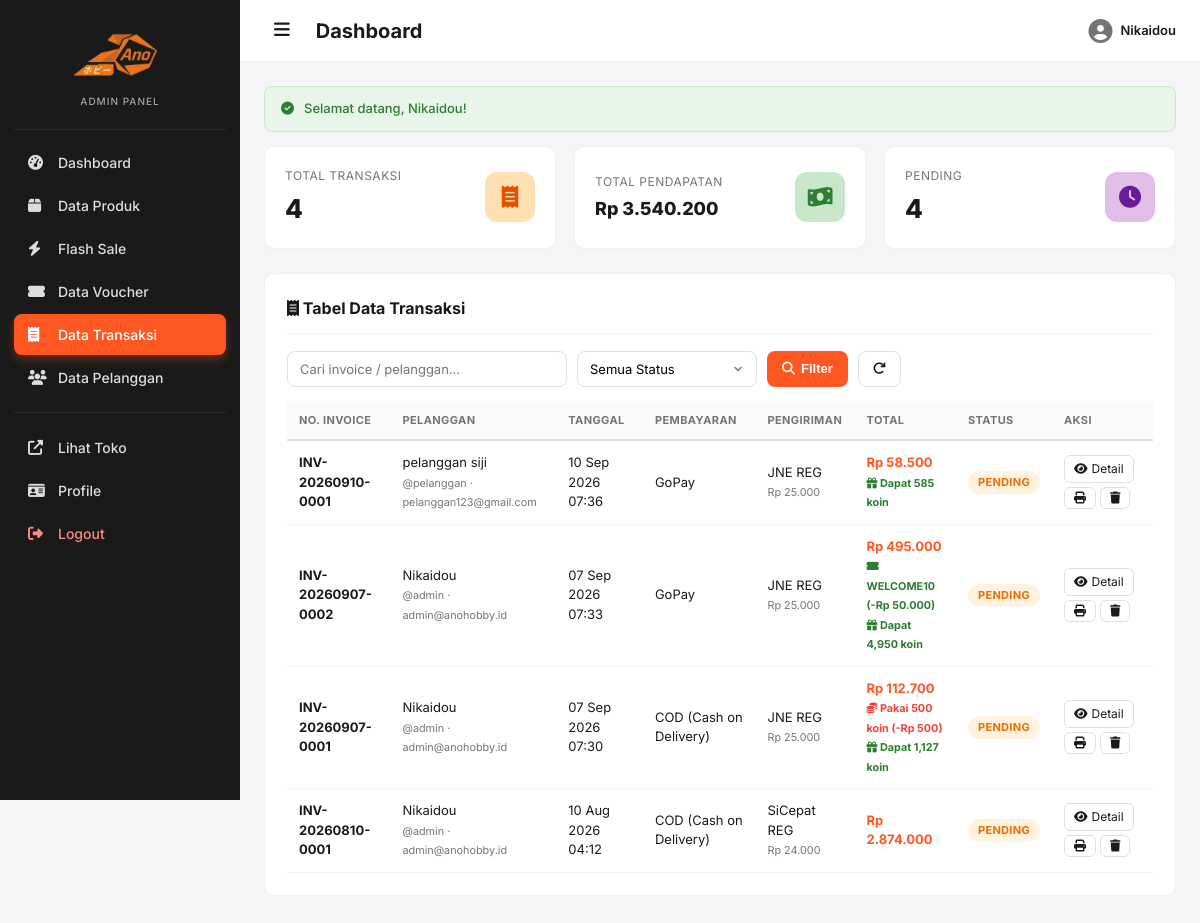
The app's page /admin/transactions.php (signed in) with its own data.
### tables this page shows
CREATE TABLE `transactions` (
  `id` int NOT NULL,
  `user_id` int NOT NULL,
  `invoice_no` varchar(30) NOT NULL,
  `total` decimal(12,2) NOT NULL,
  `shipping_cost` decimal(12,2) DEFAULT '0.00',
  `grand_total` decimal(12,2) NOT NULL,
  `payment_method` varchar(50) DEFAULT NULL,
  `shipping_method` varchar(80) DEFAULT NULL,
  `voucher_id` int DEFAULT NULL,
  `voucher_code` varchar(50) DEFAULT NULL,
  `voucher_discount` decimal(12,2) NOT NULL DEFAULT '0.00',
  `user_voucher_id` int DEFAULT NULL,
  `points_used` int NOT NULL DEFAULT '0',
  `points_discount` decimal(12,2) NOT NULL DEFAULT '0.00',
  `points_earned` int NOT NULL DEFAULT '0',
  `status` enum('pending','paid','shipped','completed','cancelled') DEFAULT 'pending',
  `recipient_name` varchar(100) DEFAULT NULL,
  `recipient_phone` varchar(20) DEFAULT NULL,
  `shipping_address` text,
  `created_at` timestamp NULL DEFAULT CURRENT_TIMESTAMP
);

CREATE TABLE `users` (
  `id` int NOT NULL,
  `username` varchar(50) NOT NULL,
  `email` varchar(100) NOT NULL,
  `password` varchar(255) NOT NULL,
  `full_name` varchar(100) NOT NULL,
  `phone` varchar(20) DEFAULT NULL,
  `address` text,
  `avatar` varchar(255) DEFAULT NULL,
  `role` enum('admin','customer') DEFAULT 'customer',
  `points` int NOT NULL DEFAULT '0',
  `created_at` timestamp NULL DEFAULT CURRENT_TIMESTAMP
);

### includes/functions.php (called while the page is built, shortened)
<?php
function rupiah($angka) {
    return 'Rp ' . number_format((float)$angka, 0, ',', '.');
}
function url($path = '') {
    $scriptDir = str_replace('\\', '/', dirname($_SERVER['SCRIPT_NAME']));
    if (preg_match('#/admin$#', $scriptDir)) {
        $base = dirname($scriptDir);
    } else {
        $base = $scriptDir;
    }
    $base = rtrim($base, '/');
    return $base . '/' . ltrim($path, '/');
}
function e($str) {
    return htmlspecialchars((string)$str, ENT_QUOTES, 'UTF-8');
}

### admin/transactions.php (the view, shortened to what this page needs)
<?php
require_once __DIR__ . '/../includes/functions.php';
require_once __DIR__ . '/../includes/admin_header.php';
$search = trim($_GET['q'] ?? '');
$sql = "SELECT t.*, u.username, u.full_name, u.email
        FROM transactions t JOIN users u ON t.user_id = u.id WHERE 1=1";
$params = [];
$sql .= " ORDER BY t.created_at DESC";
$stmt = $pdo->prepare($sql);
$stmt->execute($params);
$transactions = $stmt->fetchAll();
$total_trx = count($transactions);
$total_revenue = array_sum(array_map(fn($t) => $t['status']!=='cancelled' ? (float)$t['grand_total'] : 0, $transactions));
$pending = count(array_filter($transactions, fn($t) => $t['status']==='pending'));
?>
<div class="stat-grid">
    <div class="stat-card"><div class="stat-info"><div class="stat-label">Total Transaksi</div><div class="stat-value"><?= $total_trx ?></div></div><div class="stat-icon orange"><i class="fas fa-receipt"></i></div></div>
    <div class="stat-card"><div class="stat-info"><div class="stat-label">Total Pendapatan</div><div class="stat-value" style="font-size:18px;"><?= rupiah($total_revenue) ?></div></div><div class="stat-icon green"><i class="fas fa-money-bill-wave"></i></div></div>
    <div class="stat-card"><div class="stat-info"><div class="stat-label">Pending</div><div class="stat-value"><?= $pending ?></div></div><div class="stat-icon purple"><i class="fas fa-clock"></i></div></div>
</div>
<div class="panel">
    <div class="panel-header">
        <h2><i class="fas fa-receipt"></i> Tabel Data Transaksi</h2>
    </div>
    <form method="get" action="" class="filter-bar" style="margin-bottom:14px;display:flex;gap:10px;flex-wrap:wrap;">
        <input type="text" name="q" value="<?= e($search) ?>" placeholder="Cari invoice / pelanggan..." class="form-control" style="max-width:280px;">
        <select name="status" class="form-control" style="max-width:180px;">
            <option value="">Semua Status</option>
        </select>
        <button type="submit" class="btn btn-primary"><i class="fas fa-search"></i> Filter</button>
        <a href="<?= url('admin/transactions.php') ?>" class="btn btn-outline"><i class="fas fa-redo"></i></a>
    </form>
    <?php if (empty($transactions)): ?>
        <div class="empty-state"><i class="fas fa-receipt"></i><h3>Tidak ada transaksi</h3><p>Belum ada transaksi yang sesuai filter.</p></div>
    <?php else: ?>
        <div style="overflow-x:auto;">
            <table class="data-table">
                <thead>
                    <tr>
                        <th>No. Invoice</th>
                        <th>Pelanggan</th>
                        <th>Tanggal</th>
                        <th>Pembayaran</th>
                        <th>Pengiriman</th>
                        <th>Total</th>
                        <th>Status</th>
                        <th>Aksi</th>
                    </tr>
                </thead>
                <tbody>
                    <?php foreach ($transactions as $t): ?>
                        <tr>
                            <td><strong><?= e($t['invoice_no']) ?></strong></td>
                            <td>
                                <?= e($t['full_name']) ?><br>
                                <small class="text-muted">@<?= e($t['username']) ?> &middot; <?= e($t['email']) ?></small>
                            </td>
                            <td><?= date('d M Y H:i', strtotime($t['created_at'])) ?></td>
                            <td><?= e($t['payment_method']) ?></td>
                            <td><?= e($t['shipping_method']) ?><br><small class="text-muted"><?= rupiah($t['shipping_cost']) ?></small></td>
                            <td class="text-primary" style="font-weight:700;">
                                <?= rupiah($t['grand_total']) ?>
                                <?php if (!empty($t['voucher_code'])): ?>
                                    <br><small style="color:#2E7D32;"><i class="fas fa-ticket-alt"></i> <?= e($t['voucher_code']) ?>
                                    <?php if ((float)$t['voucher_discount'] > 0): ?> (-<?= rupiah($t['voucher_discount']) ?>)<?php endif; ?>
                                    </small>
                                <?php endif; ?>
                                <?php if ((int)$t['points_used'] > 0): ?>
                                    <br><small style="color:#F44336;"><i class="fas fa-coins"></i> Pakai <?= number_format((int)$t['points_used']) ?> koin (-<?= rupiah($t['points_discount']) ?>)</small>
                                <?php endif; ?>
                                <?php if ((int)$t['points_earned'] > 0): ?>
                                    <br><small style="color:#2E7D32;"><i class="fas fa-gift"></i> Dapat <?= number_format((int)$t['points_earned']) ?> koin</small>
                                <?php endif; ?>
                            </td>
                            <td><span class="status-badge status-<?= e($t['status']) ?>"><?= e(ucfirst($t['status'])) ?></span></td>
                            <td>
                                <div class="table-actions">
                                    <a href="<?= url('admin/transaction_detail.php?id=' . $t['id']) ?>" title="Detail"><i class="fas fa-eye"></i> Detail</a>
                                    <a href="<?= url('invoice.php?id=' . $t['id']) ?>" target="_blank" title="Invoice"><i class="fas fa-print"></i></a>
                                    <a href="<?= url('admin/transactions.php?delete=' . $t['id']) ?>" class="danger" data-confirm="Yakin hapus transaksi &quot;<?= e($t['invoice_no']) ?>&quot;? Stok produk TIDAK dikembalikan otomatis."><i class="fas fa-trash"></i></a>
                                </div>
                            </td>
                        </tr>
                    <?php endforeach; ?>
                </tbody>
            </table>
        </div>
    <?php endif; ?>
</div>
<?php require_once __DIR__ . '/../includes/admin_footer.php'; ?>

### assets/css/admin.css (style rules this page uses)
*, *::before, *::after { margin: 0; padding: 0; box-sizing: border-box; }
:root { --primary: #FF5722; --primary-dark: #E64A19; --primary-light: #FFEDE6; --bg: #F5F5F7; --bg-alt: #FAFAFA; --white: #FFFFFF; --text: #1A1A1A; --text-muted: #757575; --border: #E0E0E0; --border-light: #F0F0F0; --sidebar-bg: #1A1A1A; --sidebar-bg-alt: #2A2A2A; --sidebar-fg: rgba(255,255,255,0.85); --radius: 10px; --shadow-sm: 0 1px 3px rgba(0,0,0,0.06); --shadow: 0 4px 6px -1px rgba(0,0,0,0.08); --shadow-lg: 0 10px 25px -3px rgba(0,0,0,0.12); --green: #00C853; --red: #F44336; --yellow: #FFC107; --blue: #2196F3; }
body { font-family: 'Inter', -apple-system, BlinkMacSystemFont, 'Segoe UI', Roboto, sans-serif; background: var(--bg); color: var(--text); font-size: 14px; line-height: 1.5; }
a { color: inherit; text-decoration: none; }
.stat-grid { display: grid; grid-template-columns: repeat(auto-fit, minmax(220px, 1fr)); gap: 18px; margin-bottom: 24px; }
.stat-card { background: white; padding: 20px; border-radius: var(--radius); border: 1px solid var(--border-light); display: flex; justify-content: space-between; align-items: center; transition: transform 0.15s, box-shadow 0.15s; }
.stat-card .stat-info .stat-label { font-size: 12px; color: var(--text-muted); text-transform: uppercase; letter-spacing: 0.5px; margin-bottom: 4px; }
.stat-card .stat-value { font-size: 26px; font-weight: 800; }
.stat-card .stat-icon { width: 50px; height: 50px; border-radius: 12px; display: flex; align-items: center; justify-content: center; font-size: 22px; }
.stat-icon.orange { background: var(--primary-light); color: var(--primary); }
.stat-icon.green { background: #E8F5E9; color: var(--green); }
.stat-icon.purple { background: #F3E5F5; color: #9C27B0; }
.panel { background: white; border: 1px solid var(--border-light); border-radius: var(--radius); padding: 22px; margin-bottom: 20px; }
.panel-header { display: flex; justify-content: space-between; align-items: center; margin-bottom: 16px; padding-bottom: 14px; border-bottom: 1px solid var(--border-light); }
.panel-header h2 { font-size: 16px; font-weight: 700; }
.btn { display: inline-flex; align-items: center; gap: 6px; padding: 8px 14px; font-size: 13px; font-weight: 600; border: 1px solid transparent; border-radius: 8px; cursor: pointer; transition: all 0.15s; background: white; color: var(--text); }
.btn-primary { background: var(--primary); color: white; }
.btn-outline { background: white; border-color: var(--border); }
.data-table { width: 100%; border-collapse: collapse; font-size: 13px; }
.data-table th { background: var(--bg-alt); color: var(--text-muted); font-size: 11px; text-transform: uppercase; letter-spacing: 0.4px; padding: 11px 12px; text-align: left; font-weight: 700; border-bottom: 2px solid var(--border); }
.data-table td { padding: 12px; border-bottom: 1px solid var(--border-light); vertical-align: middle; }
.data-table .table-actions { display: flex; gap: 4px; flex-wrap: wrap; }
.data-table .table-actions a, .data-table .table-actions button { padding: 4px 9px; font-size: 12px; border-radius: 6px; border: 1px solid var(--border); background: white; color: var(--text); display: inline-flex; align-items: center; gap: 4px; transition: all 0.15s; cursor: pointer; font-family: inherit; }
.form-control { width: 100%; padding: 9px 12px; border: 1.5px solid var(--border); border-radius: 8px; font-size: 13px; font-family: inherit; outline: none; background: white; transition: all 0.15s; }
select.form-control { background-repeat: no-repeat; background-position: right 12px center; padding-right: 32px; -webkit-appearance: none; appearance: none; }
.status-badge { display: inline-block; padding: 3px 10px; border-radius: 20px; font-size: 11px; font-weight: 700; text-transform: uppercase; letter-spacing: 0.3px; }
.status-pending { background: #FFF3E0; color: #EF6C00; }
.text-muted { color: var(--text-muted); }
.text-primary { color: var(--primary); }
.stat-icon { width: 48px; height: 48px; border-radius: 12px; display: flex; align-items: center; justify-content: center; font-size: 20px; background: var(--primary-light); color: var(--primary); flex-shrink: 0; }
.stat-icon.orange { background: #FFE0B2; color: #E65100; }
.stat-icon.green { background: #C8E6C9; color: #2E7D32; }
.stat-icon.purple { background: #E1BEE7; color: #6A1B9A; }

### records on screen
transactions: invoice_no "INV-20260910-0001", user.full_name "pelanggan siji", user.username "pelanggan", user.email "pelanggan123@gmail.com", created_at "10 Sep 2026 07:36", payment_method "GoPay", shipping_method "JNE REG", shipping_cost "Rp 25.000", grand_total "Rp 58.500", points_earned "585", status "PENDING"
transactions: invoice_no "INV-20260907-0002", user.full_name "Nikaidou", user.username "admin", user.email "admin@anohobby.id", created_at "07 Sep 2026 07:33", payment_method "GoPay", shipping_method "JNE REG", shipping_cost "Rp 25.000", grand_total "Rp 495.000", voucher_code "WELCOME10", voucher_discount "Rp 50.000", points_earned "4,950", status "PENDING"
transactions: invoice_no "INV-20260907-0001", user.full_name "Nikaidou", user.username "admin", user.email "admin@anohobby.id", created_at "07 Sep 2026 07:30", payment_method "COD (Cash on Delivery)", shipping_method "JNE REG", shipping_cost "Rp 25.000", grand_total "Rp 112.700", points_used "500", points_discount "Rp 500", points_earned "1,127", status "PENDING"
transactions: invoice_no "INV-20260810-0001", user.full_name "Nikaidou", user.username "admin", user.email "admin@anohobby.id", created_at "10 Aug 2026 04:12", payment_method "COD (Cash on Delivery)", shipping_method "SiCepat REG", shipping_cost "Rp 24.000", grand_total "Rp 2.874.000", status "PENDING"

### other values on screen
$page_title "Dashboard"
$_SESSION['full_name'] "Nikaidou"
$f['msg'] "Selamat datang, Nikaidou!"
$total_trx "4"
rupiah($total_revenue) "Rp 3.540.200"
$pending "4"
